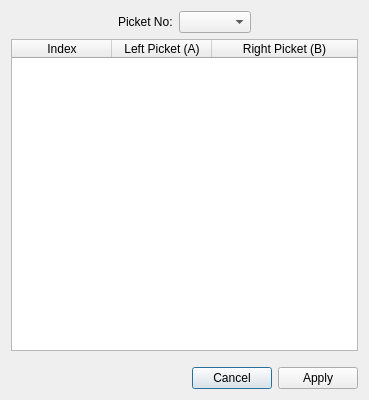
<?xml version="1.0" encoding="UTF-8"?>
<ui version="4.0">
 <class>PFOffsetDialog</class>
 <widget class="QDialog" name="PFOffsetDialog">
  <property name="geometry">
   <rect>
    <x>0</x>
    <y>0</y>
    <width>369</width>
    <height>400</height>
   </rect>
  </property>
  <layout class="QGridLayout" name="gridLayout">
   <item row="3" column="0">
    <spacer name="buttons_spacer">
     <property name="orientation">
      <enum>Qt::Vertical</enum>
     </property>
     <property name="sizeType">
      <enum>QSizePolicy::Fixed</enum>
     </property>
     <property name="sizeHint" stdset="0">
      <size>
       <width>10</width>
       <height>10</height>
      </size>
     </property>
    </spacer>
   </item>
   <item row="4" column="0">
    <widget class="QDialogButtonBox" name="button_box">
     <property name="sizePolicy">
      <sizepolicy hsizetype="MinimumExpanding" vsizetype="Fixed">
       <horstretch>0</horstretch>
       <verstretch>0</verstretch>
      </sizepolicy>
     </property>
     <property name="styleSheet">
      <string notr="true"/>
     </property>
     <property name="standardButtons">
      <set>QDialogButtonBox::Apply|QDialogButtonBox::Cancel</set>
     </property>
    </widget>
   </item>
   <item row="0" column="0">
    <layout class="QHBoxLayout" name="horizontalLayout_2">
     <item>
      <spacer name="horizontalSpacer_2">
       <property name="orientation">
        <enum>Qt::Horizontal</enum>
       </property>
       <property name="sizeHint" stdset="0">
        <size>
         <width>40</width>
         <height>20</height>
        </size>
       </property>
      </spacer>
     </item>
     <item>
      <widget class="QLabel" name="picket_num_label">
       <property name="text">
        <string>Picket No:</string>
       </property>
      </widget>
     </item>
     <item>
      <widget class="QComboBox" name="picket_num_cb"/>
     </item>
     <item>
      <spacer name="horizontalSpacer">
       <property name="orientation">
        <enum>Qt::Horizontal</enum>
       </property>
       <property name="sizeHint" stdset="0">
        <size>
         <width>40</width>
         <height>20</height>
        </size>
       </property>
      </spacer>
     </item>
    </layout>
   </item>
   <item row="1" column="0">
    <widget class="QTableWidget" name="tableWidget">
     <property name="showGrid">
      <bool>true</bool>
     </property>
     <attribute name="horizontalHeaderStretchLastSection">
      <bool>true</bool>
     </attribute>
     <column>
      <property name="text">
       <string>Index</string>
      </property>
     </column>
     <column>
      <property name="text">
       <string>Left Picket (A)</string>
      </property>
     </column>
     <column>
      <property name="text">
       <string>Right Picket (B)</string>
      </property>
     </column>
    </widget>
   </item>
  </layout>
 </widget>
 <resources/>
 <connections>
  <connection>
   <sender>button_box</sender>
   <signal>accepted()</signal>
   <receiver>PFOffsetDialog</receiver>
   <slot>accept()</slot>
   <hints>
    <hint type="sourcelabel">
     <x>248</x>
     <y>254</y>
    </hint>
    <hint type="destinationlabel">
     <x>157</x>
     <y>274</y>
    </hint>
   </hints>
  </connection>
  <connection>
   <sender>button_box</sender>
   <signal>rejected()</signal>
   <receiver>PFOffsetDialog</receiver>
   <slot>reject()</slot>
   <hints>
    <hint type="sourcelabel">
     <x>316</x>
     <y>260</y>
    </hint>
    <hint type="destinationlabel">
     <x>286</x>
     <y>274</y>
    </hint>
   </hints>
  </connection>
 </connections>
</ui>
